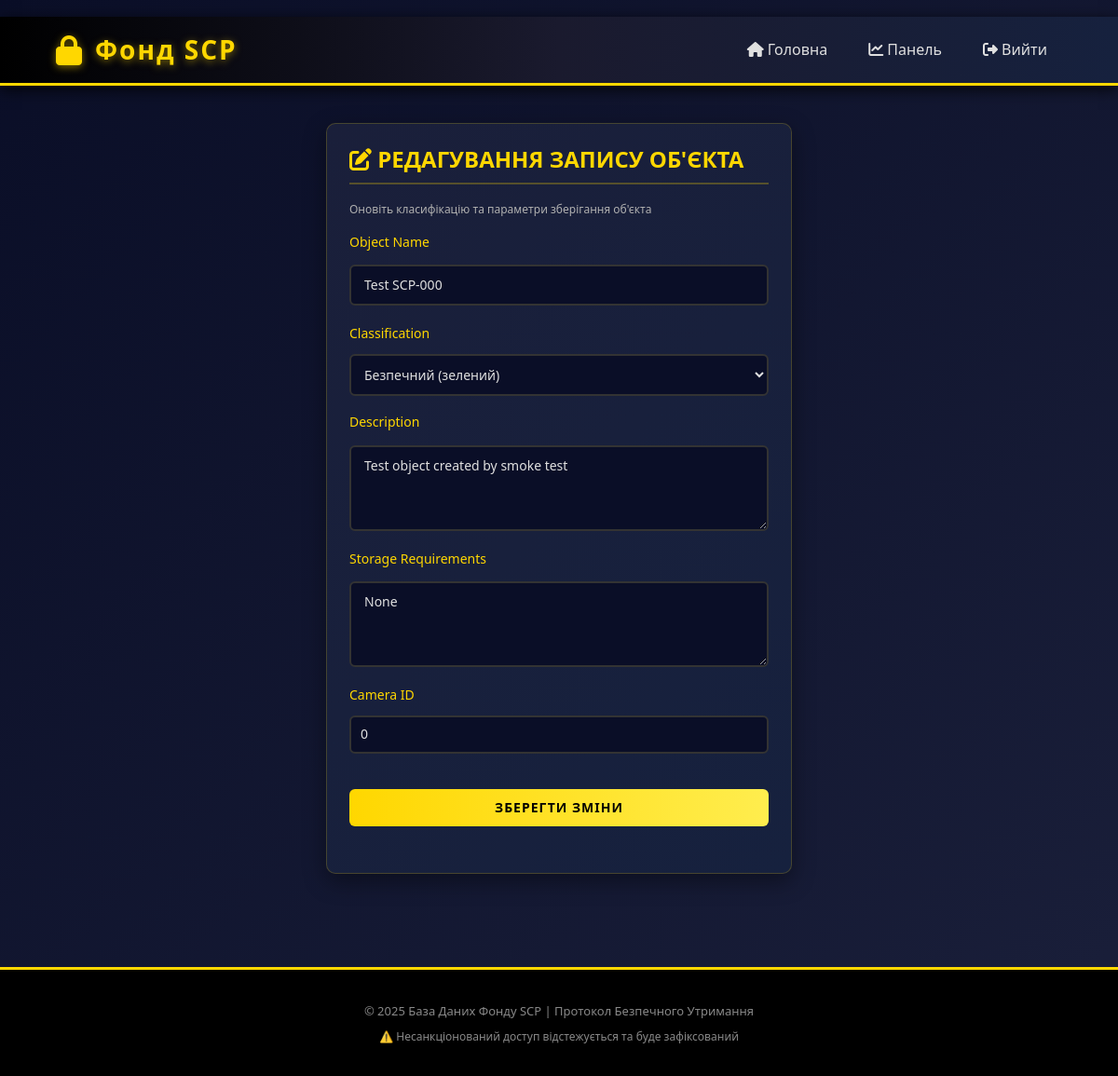
/admin/object/edit/2 (signed in), run on the app's committed database.
### tables this page shows
CREATE TABLE "objects" (
                id INTEGER PRIMARY KEY,
                name TEXT NOT NULL,
                classification TEXT NOT NULL DEFAULT 'Unspecified' CHECK(classification IN ("Unspecified","Safe","Euclid","Keter","Thaumiel","Exotic","Metaclass")),
                description TEXT,
                storage_requirements TEXT,
                camera_id INTEGER,
                status TEXT DEFAULT 'stored',
                history_of_movements TEXT,
                created_at DATETIME,
                updated_at DATETIME
            );

### app.py (the view)
    @app.route('/admin/object/edit/<int:object_id>', methods=['GET', 'POST'])
    @login_required
    def edit_object(object_id):
        if current_user.role != 'admin':
            flash('?????? ??????????.', 'danger')
            return redirect(url_for('user_dashboard'))
        obj = ObjectItem.query.get_or_404(object_id)
        form = ObjectForm()
        cameras = Camera.query.all()
        form.camera_id.choices = [(0, '-- Select Camera --')] + [(c.id, c.name) for c in cameras]
        if form.validate_on_submit():
            obj.name = form.name.data
            obj.classification = form.classification.data
            obj.description = form.description.data
            obj.storage_requirements = form.storage_requirements.data
            obj.camera_id = form.camera_id.data if form.camera_id.data and form.camera_id.data != 0 else None
            db.session.commit()
            flash('Об\'єкт оновлено!', 'success')
            return redirect(url_for('admin_dashboard'))
        elif request.method == 'GET':
            form.name.data = obj.name
            form.classification.data = obj.classification
            form.description.data = obj.description
            form.storage_requirements.data = obj.storage_requirements
            form.camera_id.data = obj.camera_id if obj.camera_id else 0
        return render_template('edit_object.html', form=form, obj=obj)

### forms.py
class ObjectForm(FlaskForm):
    name = StringField('Object Name', validators=[DataRequired(), Length(1, 256)])
    classification = SelectField('Classification', choices=SCP_CLASS_CHOICES, validators=[DataRequired()])
    description = TextAreaField('Description', validators=[Optional()])
    storage_requirements = TextAreaField('Storage Requirements', validators=[Optional()])
    camera_id = IntegerField('Camera ID', validators=[Optional()])
    submit = SubmitField('Save Object')

### templates/edit_object.html (shortened to what this page needs)
﻿{% extends "base.html" %}
{% block content %}
<div class="card form">
  <h2><i class="fas fa-edit"></i> РЕДАГУВАННЯ ЗАПИСУ ОБ'ЄКТА</h2>
  <p style="color: #b0b0b0; font-size: 12px; margin-bottom: 20px;">Оновіть класифікацію та параметри зберігання об'єкта</p>
  <form method="POST">
    {{ form.name.label }}
    {{ form.name() }}
    {{ form.classification.label }}
    {{ form.classification(style="width:100%; padding:10px; margin:8px 0;") }}
    {{ form.description.label }}
    {{ form.description(rows="4") }}
    {{ form.storage_requirements.label }}
    {{ form.storage_requirements(rows="4") }}
    {{ form.camera_id.label }}
    {{ form.camera_id(style="width:100%; padding:10px; margin:8px 0;") }}
    <div style="margin-top: 20px;">
      {{ form.submit(value="ЗБЕРЕГТИ ЗМІНИ") }}
    </div>
  </form>
</div>
{% endblock %}

### templates/base.html (style rules this page uses)
* { box-sizing: border-box; }
body { font-family: 'Segoe UI', Tahoma, Geneva, Verdana, sans-serif; margin: 0; padding: 0; background: linear-gradient(135deg, #0a0e27 0%, #1a1f3a 100%); color: #e0e0e0; min-height: 100vh; }
.card { background: linear-gradient(135deg, #1a1f3a 0%, #16213e 100%); padding: 24px; border-radius: 10px; border: 1px solid #ffd70033; box-shadow: 0 8px 24px rgba(0, 0, 0, 0.4); transition: all 0.3s ease; }
.card h2 { margin-top: 0; color: #ffd700; border-bottom: 2px solid #ffd70044; padding-bottom: 12px; margin-bottom: 20px; font-size: 24px; }
.form { max-width: 500px; margin: 0 auto; }
input, textarea, select { width: 100%; padding: 12px 14px; margin: 10px 0; border: 2px solid #333; border-radius: 6px; background: #0a0e27; color: #e0e0e0; font-family: inherit; font-size: 14px; transition: all 0.3s ease; }
label { display: block; margin-top: 12px; margin-bottom: 6px; color: #ffd700; font-weight: 500; font-size: 14px; }
button, input[type="submit"] { background: linear-gradient(90deg, #ffd700 0%, #ffed4e 100%); color: #000; font-weight: 600; cursor: pointer; border: none; transition: all 0.3s ease; text-transform: uppercase; letter-spacing: 1px; font-size: 14px; }

### data on the page
objects: name "Test SCP-000", classification "Безпечний (зелений)", description "Test object created by smoke test", storage_requirements "None", camera_id "0"
